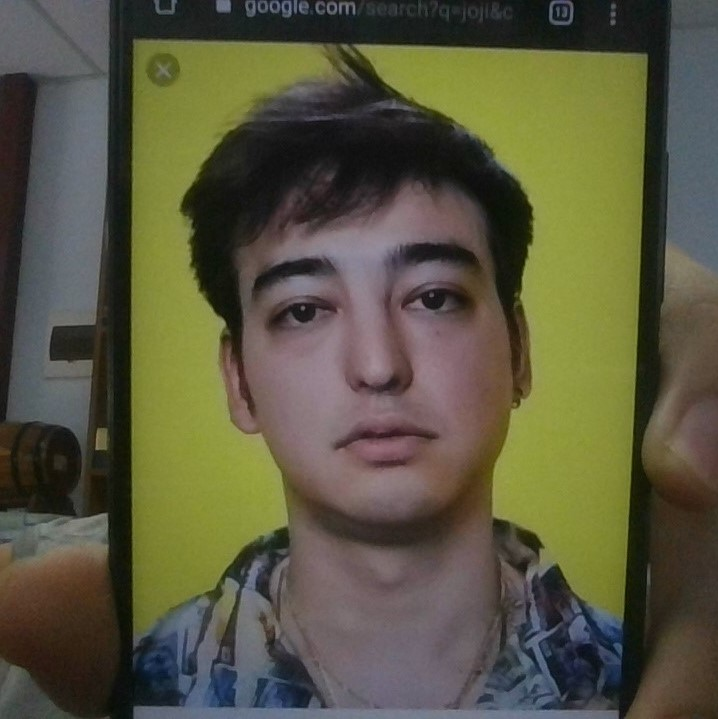
#> input picture Pictures/fake.jpg, 718 x 719 px
$ python eyeTest.py
#> lines starting #> are read from the running program, lines starting #| are printed output that depends on the picture
import cv2
import numpy as np
import face_recognition
import time

def hamming_distance(chaine1, chaine2):
    return sum(c1 != c2 for c1, c2 in zip(chaine1, chaine2))

Kernal = np.ones((3, 3), np.uint8)

detectorPaths = {
	"face": "haarcascade_frontalface_default.xml",
	# "eyes": "haarcascade_eye.xml",
}
detectors = {}
for (name, path) in detectorPaths.items():
	detectors[name] = cv2.CascadeClassifier(path)

pTime = time.time()
img = cv2.imread('./Pictures/fake.jpg')
#> img is the input picture: shape (719, 718, 3); mean B, G, R 63.8, 86.9, 89.2
img = cv2.resize(img, (0, 0), fx=1, fy=1)
# print(img.shape)
gray = cv2.cvtColor(img, cv2.COLOR_BGR2GRAY)
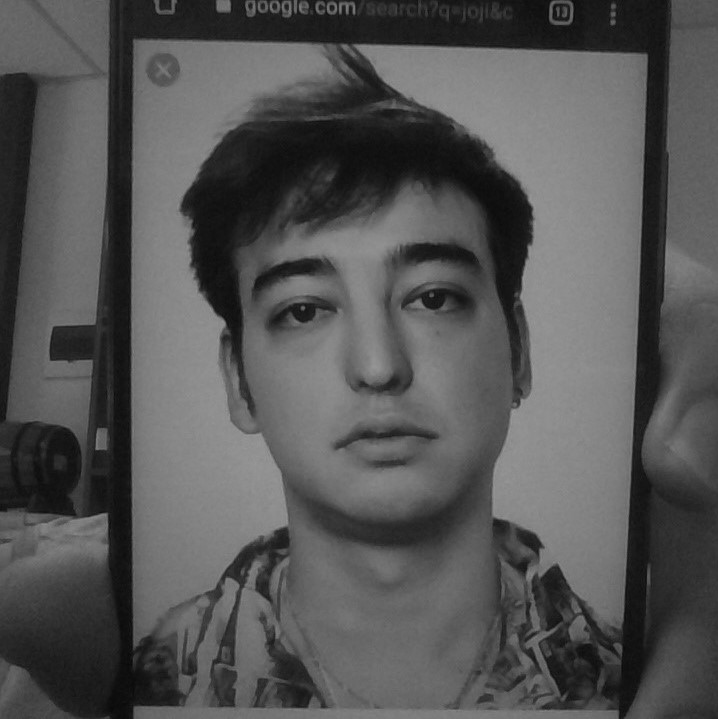
#> gray: shape (719, 718); min 8, max 155, mean 85

gray = cv2.bilateralFilter(gray,5,1,1)
faces = detectors['face'].detectMultiScale(gray, 1.3, 5)
#> faces = [[184, 159, 383, 383]]

left_eyes = []
right_eyes = []
count = 0
for (x,y,w,h) in faces:
    cv2.rectangle(img,(x,y),(x+w,y+h),(255,0,0),2)
    roi_gray = gray[y:y+h, x:x+w]
    roi_color = img[y:y+h, x:x+w]
#> (the run stopped early here; a loop or call above may not have finished)

$ run again, with Pictures/another_me.jpg copied over Pictures/fake.jpg
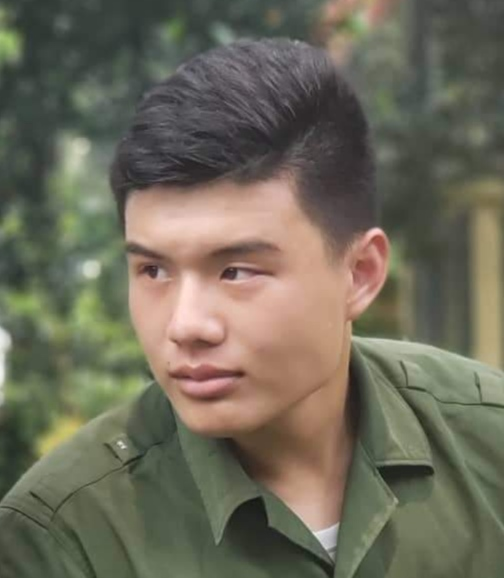
#> input picture Pictures/another_me.jpg, 504 x 578 px
#> img is the input picture: shape (578, 504, 3); mean B, G, R 90.1, 106.1, 109.8
#> `gray = cv2.cvtColor(img, cv2.COLOR_BGR2GRAY)`:
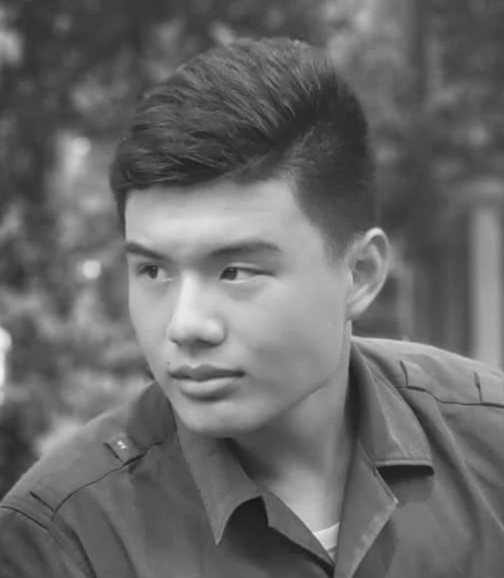
#> gray: shape (578, 504); min 21, max 241, mean 105.4
#> faces = [[73, 174, 262, 262]]
